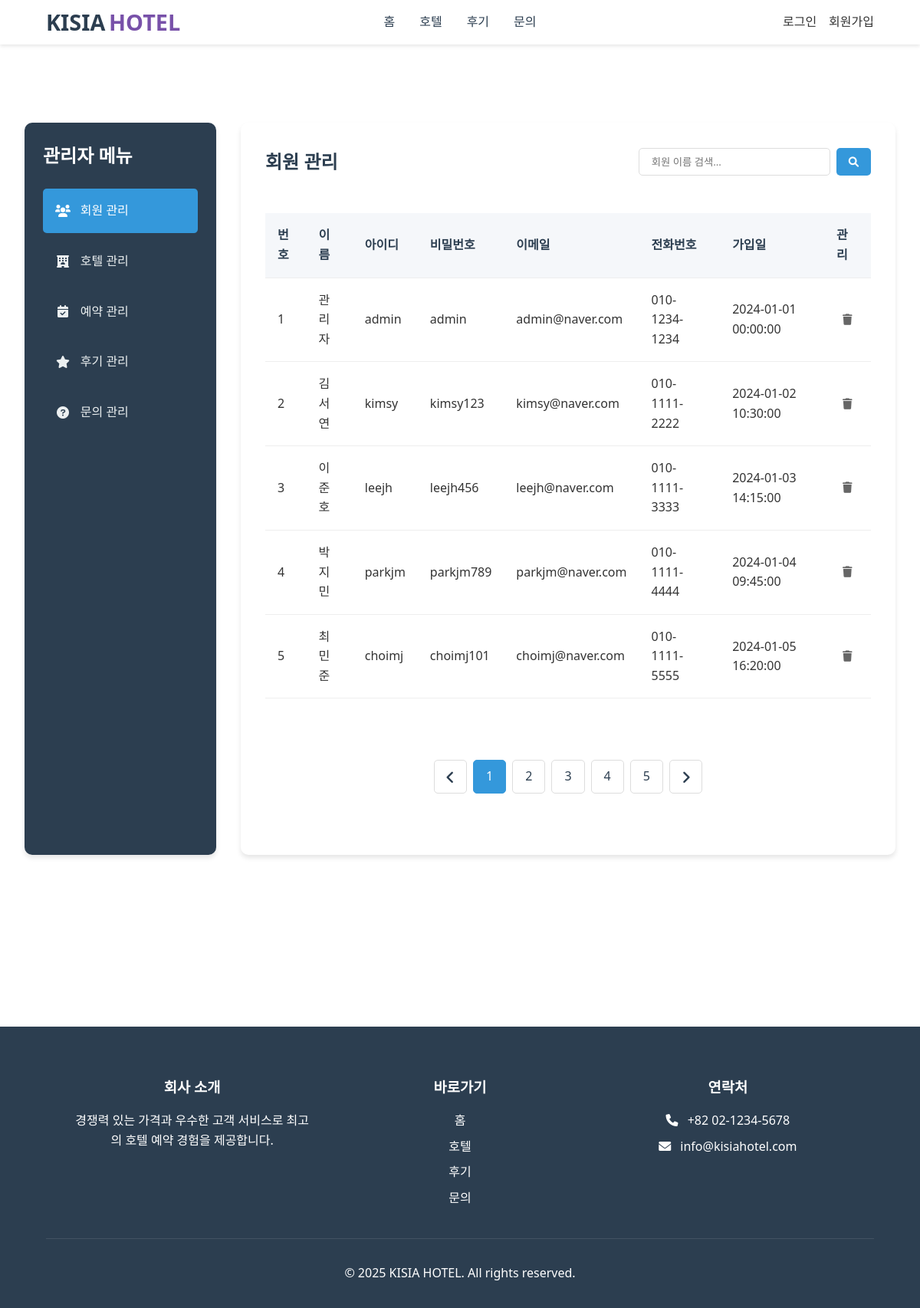
/admin/admin.php, run on the app's committed database.
### tables this page shows
CREATE TABLE users (
    user_id INT PRIMARY KEY AUTO_INCREMENT,
    username VARCHAR(50) NOT NULL,
    real_id VARCHAR(50) NOT NULL,
    password VARCHAR(255) NOT NULL,
    email VARCHAR(100) NOT NULL UNIQUE,
    phone VARCHAR(20),
    created_at DATETIME DEFAULT CURRENT_TIMESTAMP,
    is_admin BOOLEAN DEFAULT FALSE,
    terms BOOLEAN DEFAULT FALSE,
    marketing BOOLEAN DEFAULT FALSE,
    profile_image VARCHAR(255) DEFAULT '/image/default_profile.jpg'
);

### src/includes/info_for_admin.php (called while the page is built, shortened)
<?php
include_once __DIR__ . '/../includes/db_connection.php';
$current_tab = isset($_GET['tab']) ? $_GET['tab'] : 'users';
$items_per_page = 5;
$page = isset($_GET['page']) ? (int)$_GET['page'] : 1;
$offset = ($page - 1) * $items_per_page;
if ($current_tab === 'users') {
    if (isset($_GET['user_name_search']) && trim($_GET['user_name_search']) !== '') {
        $keyword = trim($_GET['user_name_search']);
        $count_sql = "SELECT COUNT(*) as total FROM users WHERE username LIKE '%$keyword%'";
        $count_result = $conn->query($count_sql);
        $total_items = $count_result->fetch_assoc()['total'];
        $total_pages = ceil($total_items / $items_per_page);
        $sql = "SELECT * FROM users WHERE username LIKE '%$keyword%' ORDER BY user_id ASC LIMIT $offset, $items_per_page";
        $result = $conn->query($sql);
        $users = [];
        if ($result && $result->num_rows > 0) {
            while ($row = $result->fetch_assoc()) {
                $users[] = $row;
            }
        }
    }
    else {
        $count_sql = "SELECT COUNT(*) as total FROM users";
        $count_result = $conn->query($count_sql);
        $sql = "SELECT * FROM users ORDER BY user_id ASC LIMIT $offset, $items_per_page";
        $result = $conn->query($sql);
        $users = [];
        if ($result && $result->num_rows > 0) {
            while ($row = $result->fetch_assoc()) {
                $users[] = $row;
            }
        }
    }
}
?>

### src/admin/admin.php (the view, shortened to what this page needs)
<?php
include_once __DIR__ . '/../includes/header.php';
include_once __DIR__ . '/../includes/info_for_admin.php';
?>
    <main class="admin-container">
        <div class="admin-sidebar">
            <h2>관리자 메뉴</h2>
            <ul class="admin-menu">
                <li class="active" data-tab="users">
                    <i class="fas fa-users"></i>
                    회원 관리
                </li>
                <li data-tab="hotels">
                    <i class="fas fa-hotel"></i>
                    호텔 관리
                </li>
                <li data-tab="reservations">
                    <i class="fas fa-calendar-check"></i>
                    예약 관리
                </li>
                <li data-tab="reviews">
                    <i class="fas fa-star"></i>
                    후기 관리
                </li>
                <li data-tab="inquiries">
                    <i class="fas fa-question-circle"></i>
                    문의 관리
                </li>
            </ul>
        </div>
        <div class="admin-content">
            <section id="users" class="content-section active">
                <div class="section-header">
                    <h2>회원 관리</h2>
                    <form method="get" action="../includes/info_for_admin.php">
                        <div class="admin-search-box">
                            <input type="text" name="user_name_search" placeholder="회원 이름 검색...">
                            <button><i class="fas fa-search"></i></button>
                        </div>
                    </form>
                </div>
                <div class="table-container">
                    <table class="admin-table">
                        <thead>
                            <tr>
                                <th>번호</th>
                                <th>이름</th>
                                <th>아이디</th>
                                <th>비밀번호</th>
                                <th>이메일</th>
                                <th>전화번호</th>
                                <th>가입일</th>
                                <th>관리</th>
                            </tr>
                        </thead>
                        <tbody>
                            <?php foreach ($users as $user): ?>
                            <tr>
                                <td><?= $user['user_id'] ?></td>
                                <td><?= $user['username'] ?></td>
                                <td><?= $user['real_id'] ?></td>
                                <td><?= $user['password'] ?></td>
                                <td><?= $user['email'] ?></td>
                                <td><?= $user['phone'] ?></td>
                                <td><?= $user['created_at'] ?></td>
                                <td>
                                    <form method="get" action="../action/admin_editDelete_action.php">
                                        <button name="user_delete" class="action-btn delete" value="<?= $user['user_id'] ?>"><i class="fas fa-trash"></i></button>
                                    </form>
                                </td>
                            </tr>
                            <?php endforeach; ?>
                        </tbody>
                    </table>
                </div>
                <?php
                if (isset($_GET['user_name_search'])) {
                    searchPagination($page, $total_pages, 'users', $_GET['user_name_search']);
                } else {
                    Adminpagination($page, $total_pages, 'users');
                }
                ?>
            </section>
                <?php
                include_once __DIR__ . '/../includes/pagination.php';
                ?>
        </div>
    </main>
<?php include_once __DIR__ . '/../includes/footer.php'; ?>
</body>
</html>

### src/includes/header.php (shortened to what this page needs)
<?php
include_once __DIR__ . '/../includes/pagination.php';
?>
<!DOCTYPE html>
<html lang="ko">
<head>
    <link rel="stylesheet" href="../style/styles.css">
    <link rel="stylesheet" href="../style/login.css">
    <link rel="stylesheet" href="../style/mypage.css">
    <link rel="stylesheet" href="../style/inquiry.css">
    <link rel="stylesheet" href="../style/review.css">
    <link rel="stylesheet" href="../style/event.css">
    <link rel="stylesheet" href="../style/event-timedeal.css">
    <link rel="stylesheet" href="../style/hotels.css">
    <link rel="stylesheet" href="../style/admin.css">
    <link rel="stylesheet" href="../style/payment.css">
    <link rel="stylesheet" href="../style/hotel-detail.css">
    <link rel="stylesheet" href="https://cdnjs.cloudflare.com/ajax/libs/font-awesome/6.0.0/css/all.min.css">
</head>
<body>
    <div class="style-header">
        <div class="style-nav">
            <a href="../index.php" class="style-logo">KISIA <span>HOTEL</span></a>
            <ul class="style-nav-links">
                <li><a href="../index.php">홈</a></li>
                <li><a href="../hotel/hotels.php">호텔</a></li>
                <li><a href="../review/review.php">후기</a></li>
                <li><a href="../inquiry/inquiry.php">문의</a></li>
            </ul>
            <div class="style-auth-buttons">
                <?php include __DIR__ . '/../action/auto_buttons.php'; ?>
            </div>
        </div>
    </div>
</body>
</html>

### src/action/auto_buttons.php (shortened to what this page needs)
<?php if(!isset($_SESSION['is_login'])): ?>
    <a href="../user/login.php" class="style-auth-btn">로그인</a>
    <a href="../user/signup.php" class="style-auth-btn">회원가입</a>
<?php endif; ?>

### src/includes/pagination.php (shortened to what this page needs)
    <?php
function Adminpagination($current_page, $total_pages, $tab) {
    $start_page = max(1, $current_page - 2);
    $end_page = min($total_pages, $start_page + 4);
    ?>
    <div class="admin-pagination">
        <a href="?tab=<?= $tab ?>&page=<?= max(1, $current_page - 1) ?>" class="arrow" aria-label="이전 페이지">
            <i class="fas fa-angle-left"></i>
        </a>
        <?php for ($i = $start_page; $i <= $end_page; $i++): ?>
            <a href="?tab=<?= $tab ?>&page=<?= $i ?>" class="<?= (int)$i === (int)$current_page ? 'active' : '' ?>">
                <?= $i ?>
            </a>
        <?php endfor; ?>
        <a href="?tab=<?= $tab ?>&page=<?= min($total_pages, $current_page + 1) ?>" class="arrow" aria-label="다음 페이지">
            <i class="fas fa-angle-right"></i>
        </a>
    </div>
    <?php
}
    ?>

### src/includes/footer.php
    <footer class="style-footer">
        <div class="style-footer-content">
            <div class="style-footer-section">
                <h3>회사 소개</h3>
                <p>경쟁력 있는 가격과 우수한 고객 서비스로 최고의 호텔 예약 경험을 제공합니다.</p>
            </div>
            <div class="style-footer-section">
                <h3>바로가기</h3>
                <ul>
                    <li><a href="../index.php">홈</a></li>
                    <li><a href="../hotel/hotels.php">호텔</a></li>
                    <li><a href="../review/review.php">후기</a></li>
                    <li><a href="../inquiry/inquiry.php">문의</a></li>
                </ul>
            </div>
            <div class="style-footer-section">
                <h3>연락처</h3>
                <p><i class="fas fa-phone"></i> +82 02-1234-5678</p>
                <p><i class="fas fa-envelope"></i> info@kisiahotel.com</p>
            </div>
        </div>
        <div class="style-footer-bottom">
            <p>&copy; 2025 KISIA HOTEL. All rights reserved.</p>
        </div>
    </footer>
</body>
</html>

### src/style/styles.css (style rules this page uses)
* { margin: 0; padding: 0; box-sizing: border-box; font-family: 'Segoe UI', Tahoma, Geneva, Verdana, sans-serif; }
body { line-height: 1.6; color: #333; }
a { text-decoration: none; color: inherit; }
.style-header { background-color: #fff; box-shadow: 0 2px 5px rgba(0, 0, 0, 0.1); position: fixed; width: 100%; top: 0; z-index: 1000; }
.style-nav { display: flex; justify-content: space-between; align-items: center; padding: 1rem 5%; max-width: 1400px; margin: 0 auto; position: relative; }
.style-logo { font-size: 1.8rem; font-weight: bold; color: #2c3e50; display: flex; align-items: center; gap: 0.3rem; position: absolute; left: 5%; }
.style-logo span { color: #7851A9; font-weight: 800; }
.style-nav-links { display: flex; list-style: none; gap: 2rem; margin: 0 auto; }
.style-nav-links li { white-space: nowrap; }
.style-nav-links a { text-decoration: none; color: #2c3e50; font-weight: 500; transition: color 0.3s; }
.style-auth-buttons { display: flex; gap: 1rem; position: absolute; right: 5%; }
.style-footer { background-color: #2c3e50; color: white; padding: 4rem 5% 2rem; }
.style-footer-content { display: grid; grid-template-columns: repeat(auto-fit, minmax(250px, 1fr)); gap: 2rem; max-width: 1400px; margin: 0 auto; padding: 0 2rem; }
.style-footer-section { text-align: center; }
.style-footer-section h3 { margin-bottom: 1rem; color: white; }
.style-footer-section ul { list-style: none; padding: 0; }
.style-footer-section ul li { margin-bottom: 0.5rem; }
.style-footer-section a { color: white; text-decoration: none; transition: color 0.3s; }
.style-footer-section p { margin-bottom: 0.5rem; color: white; }
.style-footer-section i { margin-right: 0.5rem; color: white; }
.style-footer-bottom { text-align: center; margin-top: 2rem; padding-top: 2rem; border-top: 1px solid rgba(255, 255, 255, 0.1); color: white; }

### src/style/mypage.css (style rules this page uses)
.content-section { display: none; }
.content-section.active { display: block; }

### src/style/review.css (style rules this page uses)
.action-btn { display: flex; align-items: center; gap: 0.3rem; color: #666; cursor: pointer; border: none; background: none; font-size: 0.9rem; transition: color 0.3s; white-space: nowrap; }
.action-btn i { margin-right: 0; }

### src/style/admin.css (style rules this page uses)
.admin-container { display: flex; max-width: 1400px; margin: 8rem auto 2rem; padding: 2rem; gap: 2rem; margin-bottom: 12rem; background-color: #ffffff; }
.admin-sidebar { width: 250px; background-color: #2c3e50; border-radius: 10px; padding: 1.5rem; box-shadow: 0 4px 6px rgba(0,0,0,0.1); }
.admin-sidebar h2 { color: #ffffff; margin-bottom: 1.5rem; font-size: 1.5rem; }
.admin-menu { list-style: none; padding: 0; margin: 0; }
.admin-menu li { padding: 1rem; margin-bottom: 0.5rem; border-radius: 5px; cursor: pointer; transition: all 0.3s; color: #ecf0f1; display: flex; align-items: center; gap: 0.8rem; }
.admin-menu li.active { background-color: #3498db; color: #ffffff; }
.admin-menu li i { width: 20px; text-align: center; }
.admin-content { flex: 1; background-color: #ffffff; border-radius: 10px; padding: 2rem; box-shadow: 0 4px 6px rgba(0,0,0,0.1); }
.content-section { display: none; }
.content-section.active { display: block; }
.section-header { display: flex; justify-content: space-between; align-items: center; margin-bottom: 2rem; }
.section-header h2 { color: #2c3e50; margin: 0; }
.admin-search-box { display: flex; gap: 0.5rem; }
.admin-search-box input { padding: 0.5rem 1rem; border: 1px solid #ddd; border-radius: 5px; width: 250px; }
.admin-search-box button { padding: 0.5rem 1rem; background-color: #3498db; color: white; border: none; border-radius: 5px; cursor: pointer; }
.table-container { overflow-x: auto; margin-bottom: 3rem; }
.admin-table { width: 100%; border-collapse: collapse; margin-top: 1rem; }
.admin-table th, .admin-table td { padding: 1rem; text-align: left; border-bottom: 1px solid #eee; }
.admin-table th { background-color: #f5f7fa; font-weight: 600; color: #2c3e50; }
.action-btn { padding: 0.5rem; border: none; background: none; cursor: pointer; color: #666; transition: color 0.3s; }
.admin-pagination { display: flex; justify-content: center; gap: 0.5rem; margin-top: 5rem; margin-bottom: 3rem; }
.admin-pagination a { padding: 0.5rem 1rem; border: 1px solid #ddd; border-radius: 5px; text-decoration: none; color: #2c3e50; display: flex; align-items: center; font-size: 1rem; }
.admin-pagination a.active { background-color: #3498db; color: white; border-color: #3498db }
.admin-pagination a.arrow { font-size: 1.2rem; padding: 0.5rem 1rem; }

### data on the page
users: user_id "1", username "관리자", real "admin", password "admin", email "admin@naver.com", phone "010-1234-1234", created_at "2024-01-01 00:00:00"
users: user_id "2", username "김서연", real "kimsy", password "kimsy123", email "kimsy@naver.com", phone "010-1111-2222", created_at "2024-01-02 10:30:00"
users: user_id "3", username "이준호", real "leejh", password "leejh456", email "leejh@naver.com", phone "010-1111-3333", created_at "2024-01-03 14:15:00"
users: user_id "4", username "박지민", real "parkjm", password "parkjm789", email "parkjm@naver.com", phone "010-1111-4444", created_at "2024-01-04 09:45:00"
users: user_id "5", username "최민준", real "choimj", password "choimj101", email "choimj@naver.com", phone "010-1111-5555", created_at "2024-01-05 16:20:00"
